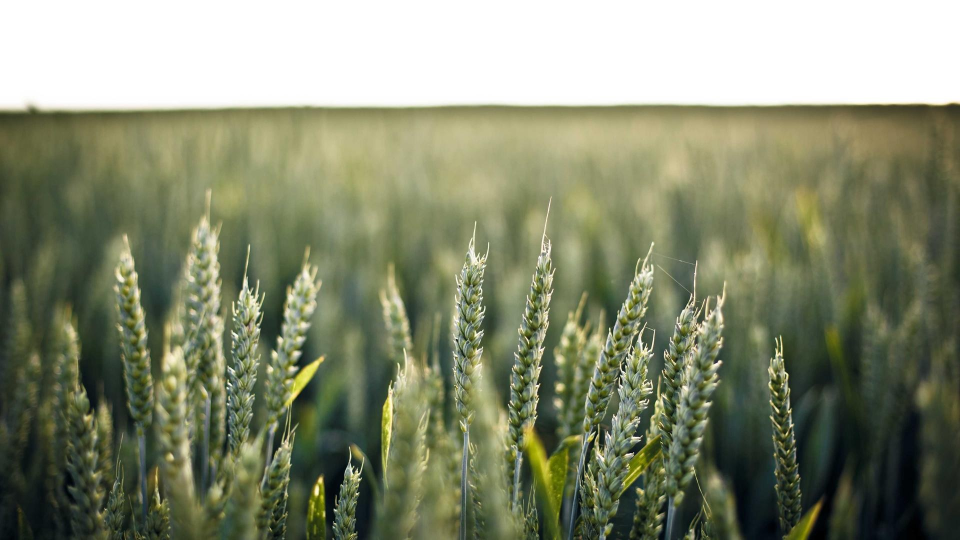
#> input picture ppt-agent/skills/visual_designer/assets/photos/agriculture/photo_agriculture_field.jpg, 1920 x 1080 px (shown at 1/2 size); its folder holds only this picture in this run
$ python -i base.py   (imports and definitions only)
#> lines starting #> are read from the running program, lines starting #| are printed output that depends on the picture
"""PPT generator base module - shared utilities and palette definitions."""
from __future__ import annotations

import os
import re
import colorsys
from copy import deepcopy
from typing import Literal

from PIL import Image, ImageEnhance, ImageFilter, ImageOps, ImageStat
from pptx import Presentation
from pptx.dml.color import RGBColor
from pptx.enum.shapes import MSO_SHAPE, MSO_CONNECTOR_TYPE
from pptx.enum.text import MSO_ANCHOR, MSO_AUTO_SIZE, PP_ALIGN
from pptx.util import Inches, Pt
from pptx.oxml.ns import qn
from lxml import etree


# Footer geometry is shared with the component layout engine so sourced slides
# reserve a real safe area above the divider instead of letting cards overlap it.
SOURCE_DIVIDER_TOP = 6.85
SOURCE_TEXT_TOP = 6.90
SOURCE_CONTENT_BOTTOM = 6.62

# ---------------------------------------------------------------------------
# Palette definitions (浅色基调，饱和度 5%-45%，亮度 80%-95%)
# ---------------------------------------------------------------------------

PALETTES: dict[str, dict[str, str]] = {
    "ocean_soft": {
        "name": "雾霾蓝",
        "primary": "5A8AA8",
        "secondary": "7BA3B8",
        "accent": "A8C4D4",
        "background": "F5F8FA",
        "text": "3A4A52",
        "text_muted": "7A8A92",
        "light_bg": "E8F0F5",
        "divider": "C8D8E5",
    },
    "sage_calm": {
        "name": "鼠尾草绿",
        "primary": "6A8E85",
        "secondary": "84B59F",
        "accent": "A8C5BD",
        "background": "FAF5F2",
        "text": "3A4A46",
        "text_muted": "8A9A92",
        "light_bg": "E8F0EC",
        "divider": "C8D8D0",
    },
    "warm_terracotta": {
        "name": "陶土橙",
        "primary": "C47060",
        "secondary": "D4A574",
        "accent": "E8DDD0",
        "background": "FAF5F2",
        "text": "4A3A32",
        "text_muted": "9A8A82",
        "light_bg": "F0E8E0",
        "divider": "D8C8B8",
    },
    "charcoal_light": {
        "name": "浅炭灰",
        "primary": "5A6A75",
        "secondary": "8A9AA5",
        "accent": "C8D0D5",
        "background": "F8F8F8",
        "text": "3A4248",
        "text_muted": "8A9298",
        "light_bg": "E8ECEE",
        "divider": "C0C8CC",
    },
    "berry_cream": {
        "name": "玫瑰灰粉",
        "primary": "8D5A6B",
        "secondary": "B89098",
        "accent": "E0D0D4",
        "background": "FAF5F5",
        "text": "4A3238",
        "text_muted": "9A8288",
        "light_bg": "F0E4E8",
        "divider": "D8C0C8",
    },
    "lavender_mist": {
        "name": "薰衣草灰",
        "primary": "7A6A8A",
        "secondary": "9A8AAA",
        "accent": "C8B8D4",
        "background": "F8F5FA",
        "text": "3A3248",
        "text_muted": "8A7A98",
        "light_bg": "EDE4F4",
        "divider": "D0C0E0",
    },
    "forest_moss": {
        "name": "苔藓绿",
        "primary": "5A8E5A",
        "secondary": "7EBF7E",
        "accent": "A8D4A8",
        "background": "F5FAF5",
        "text": "1A2A1A",
        "text_muted": "5A7A5A",
        "light_bg": "E4F4E4",
        "divider": "A8C8A8",
    },
    "sunset_peach": {
        "name": "杏色",
        "primary": "C4A080",
        "secondary": "D8B898",
        "accent": "E8D8C8",
        "background": "FAF5F2",
        "text": "3A2010",
        "text_muted": "8A6A4A",
        "light_bg": "F0E4D8",
        "divider": "D8C8B0",
    },

    # ── 中国场景配色 ──
    "government_red": {
        "name": "政务红",
        "primary": "8B1A1A",
        "secondary": "B87070",
        "accent": "D4A0A0",
        "background": "FDF8F5",
        "text": "3A1A1A",
        "text_muted": "8A6A6A",
        "light_bg": "F5E8E5",
        "divider": "D8C0B8",
    },
    "patriotic_blue": {
        "name": "爱国蓝",
        "primary": "2B5797",
        "secondary": "4A7AB0",
        "accent": "A0B8D4",
        "background": "F5F8FC",
        "text": "1A2A48",
        "text_muted": "5A6A8A",
        "light_bg": "E4EAF4",
        "divider": "B8C8D8",
    },
    "civic_gold": {
        "name": "公民金",
        "primary": "B8860B",
        "secondary": "C8A040",
        "accent": "E8D890",
        "background": "FAF8F0",
        "text": "3A2A0A",
        "text_muted": "8A7A4A",
        "light_bg": "F0E8D8",
        "divider": "D8C8A0",
    },
    "debate_purple": {
        "name": "答辩紫",
        "primary": "5A4A7A",
        "secondary": "8A74AA",
        "accent": "C8B8D4",
        "background": "F8F5FA",
        "text": "2A1A3A",
        "text_muted": "7A6A8A",
        "light_bg": "EDE4F4",
        "divider": "C8B8D8",
    },
    "activity_orange": {
        "name": "活力橙",
        "primary": "C06030",
        "secondary": "C89060",
        "accent": "E8C8A0",
        "background": "FAF5F2",
        "text": "3A2010",
        "text_muted": "8A6A4A",
        "light_bg": "F0E0D0",
        "divider": "D8C0A8",
    },
    "report_green": {
        "name": "报告绿",
        "primary": "3A6A4A",
        "secondary": "5A8A6A",
        "accent": "A0C0B0",
        "background": "F5F8F5",
        "text": "1A2A1A",
        "text_muted": "5A7A5A",
        "light_bg": "E4F0E8",
        "divider": "A8C0B0",
    },
    "simple_gray": {
        "name": "简约灰",
        "primary": "4A4A4A",
        "secondary": "6A6A6A",
        "accent": "C0C0C0",
        "background": "F8F8F8",
        "text": "2A2A2A",
        "text_muted": "8A8A8A",
        "light_bg": "E8E8E8",
        "divider": "C0C0C0",
    },
}


# [170 lines left out: functions rgb, new_presentation, set_slide_background, set_image_background, _fit_background_image, not called in this run]


def background_image_palette(image: Image.Image, palette: str = "ocean_soft") -> dict[str, str]:
    """Extract a muted, readable color token set from a background bitmap."""
    base_colors = PALETTES.get(palette, PALETTES["ocean_soft"])
    colors = base_colors.copy()
    sample = image.resize((96, 96), Image.Resampling.BILINEAR)
    quantized = sample.quantize(colors=5, method=Image.Quantize.MEDIANCUT).convert("RGB")
    counts = quantized.getcolors(96 * 96) or []
    ranked = sorted(counts, key=lambda item: item[0], reverse=True)
    dominant = ranked[0][1] if ranked else (90, 100, 110)
    secondary = ranked[1][1] if len(ranked) > 1 else dominant
    mean_r, mean_g, mean_b = ImageStat.Stat(sample).mean[:3]
    average = (int(mean_r), int(mean_g), int(mean_b))
    header_h = max(1, sample.height // 3)
    header = sample.crop((0, 0, sample.width, header_h))
    header_r, header_g, header_b = ImageStat.Stat(header).mean[:3]
    header_luma = 0.2126 * header_r + 0.7152 * header_g + 0.0722 * header_b
    # Use a strong opposing text value for the bare header strip.  This is
    # intentionally independent from card text, whose contrast is determined
    # after the local frosted panel has been composed.
    header_text = "FFFFFF" if header_luma < 148 else "111820"
    header_secondary = "E6EEF6" if header_luma < 148 else "2D3A45"
    header_accent = "C8E8FF" if header_luma < 148 else "174E73"

    primary_fill = _muted_token(dominant, light_mix=0.48, saturation=0.36, min_luma=92, max_luma=150)
    secondary_fill = _muted_token(secondary, light_mix=0.58, saturation=0.28, min_luma=116, max_luma=170)
    accent = _accent_from_color(dominant)
    surface = _muted_token(average, light_mix=0.86, saturation=0.16, min_luma=226, max_luma=246)
    divider = _muted_token(average, light_mix=0.72, saturation=0.20, min_luma=176, max_luma=212)

    colors.update({
        # Text tokens must stay contrast-safe. Background-derived colors are
        # exposed through *_fill tokens so shapes can harmonize with the image
        # without turning captions, subtitles or KPI labels into low-contrast
        # yellow/green/gray text on glass panels.
        "primary": base_colors.get("primary", "2C5282"),
        "secondary": "51616D",
        "accent": base_colors.get("primary", "2C5282"),
        "text": "17202A",
        "text_muted": "62717D",
        "light_bg": _hex(surface),
        "background": _hex(_mix(average, (255, 255, 255), 0.90)),
        "divider": _hex(divider),
        "primary_fill": _hex(primary_fill),
        "secondary_fill": _hex(secondary_fill),
        "accent_fill": _hex(_mix(accent, (255, 255, 255), 0.22)),
        "header_text": header_text,
        "header_secondary": header_secondary,
        "header_accent": header_accent,
    })
    return colors


# [14 lines left out: functions _muted_token, _accent_from_color, not called in this run]


def _mix(color: tuple[int, int, int], target: tuple[int, int, int], amount: float) -> tuple[int, int, int]:
    amount = max(0.0, min(1.0, amount))
    return tuple(round(color[i] * (1.0 - amount) + target[i] * amount) for i in range(3))


def _hex(color: tuple[int, int, int]) -> str:
    return "".join(f"{max(0, min(255, int(channel))):02X}" for channel in color)


# [43 lines left out: function add_frosted_glass_overlay, not called in this run]


def default_slide_transition() -> str:
    """Return the default slide transition effect for exported PPTX files."""
    return os.environ.get("PPT_SLIDE_TRANSITION", "fade").strip().lower()


# [276 lines left out: functions default_slide_transition_speed, _transition_effect_xml, apply_slide_transition, remove_slide_transition, apply_presentation_transitions, save_presentation and 4 more, not called in this run]


# ---------------------------------------------------------------------------
# Text helpers
# ---------------------------------------------------------------------------

EMU_PER_INCH = 914400


# [21 lines left out: functions _text_units, _estimate_lines, not called in this run]


def estimate_text_height_pt(text: str, width_in: float, font_size: float, line_height: float = 1.16) -> float:
    return _estimate_lines(text, width_in, font_size) * font_size * line_height


# [573 lines left out: functions fit_font_size, balanced_top, _auto_vertical_anchor, add_text, add_text_boxed, add_paragraph and 11 more, not called in this run]

>>> import cv2
>>> picture = cv2.imread('../../visual_designer/assets/photos/agriculture/photo_agriculture_field.jpg', cv2.IMREAD_GRAYSCALE)
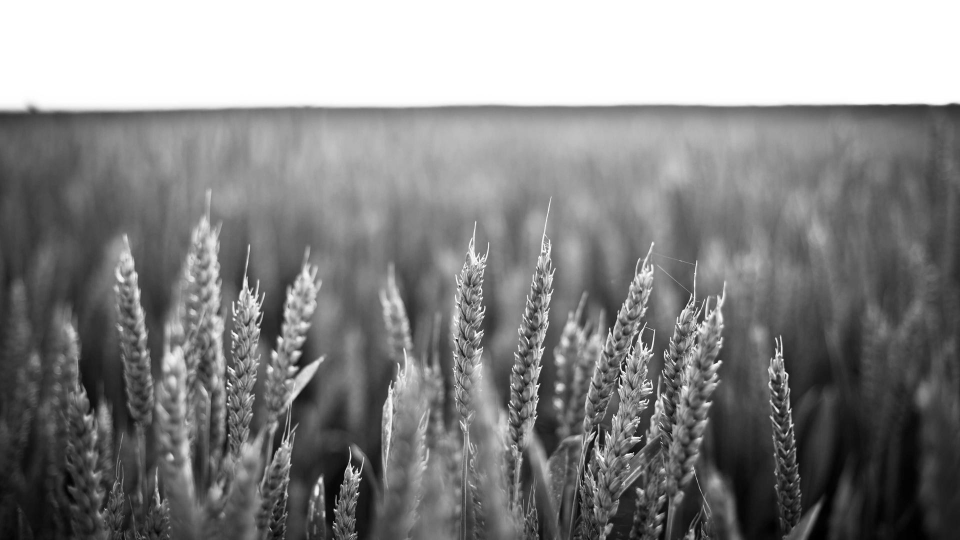
#> picture: shape (1080, 1920) (shown at 1/2 size); min 0, max 255, mean 134
>>> result = background_image_palette(picture)
#> (the run stopped early here; a loop or call above may not have finished)
